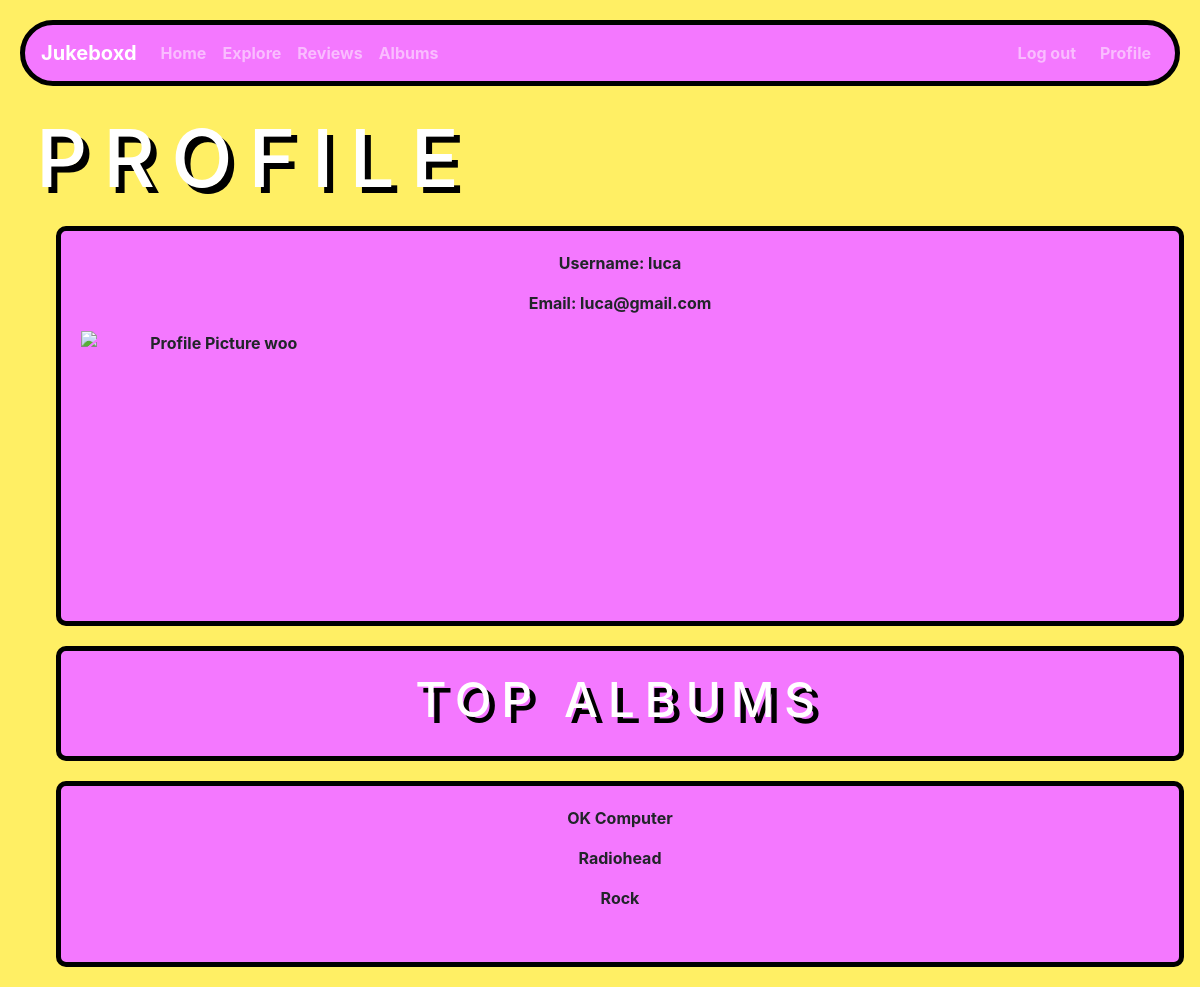
The app's page /profile (signed in) with its own data.
### app/models.py (models this page shows)
class User(UserMixin, db.Model):
    id = db.Column(db.Integer, primary_key=True)
    username = db.Column(db.String(50), index=True)
    password = db.Column(db.String(50), index=True)
    email = db.Column(db.String(50), index=True)
    profile_photo = db.Column(db.String(100), index=True)

class Albums(db.Model):
    id = db.Column(db.Integer, primary_key=True)
    title = db.Column(db.String(50), index=True)
    artist = db.Column(db.String(50), index=True)
    genre = db.Column(db.String(50), index=True)

### app/views.py (the view)
@app.route('/profile')
@login_required
def profile():
    user = models.User.query.filter_by(username=current_user.username).first()
    username = current_user.username
    user_reviews = models.Review.query.filter_by(username=username).all()
    sorted_reviews = sorted(user_reviews, key=attrgetter('rating'), reverse=True)
    top_reviews = [sorted_reviews[:3]]
    num_valid_reviews = len(top_reviews)
    top_albums = []
    for i in range(num_valid_reviews):
        top_albums.append(top_reviews[0][i].album)
    print(top_albums)
    top_albums2 = []
    for i in range(num_valid_reviews):
        top_albums2.append(models.Albums.query.filter_by(title=top_albums[i]).first())
    return render_template("profile.html", title="Profile", user = user, top_albums= top_albums2)

### app/__init__.py (called while the page is built)
@login_manager.user_loader
def load_user(user_id):
    return User.query.get(int(user_id))

### app/templates/profile.html (shortened to what this page needs)
{% extends "base.html" %}
{% block content %}
<h1 class="px-3">Profile</h1>
<div class="px-3">
  <div class="data-panel2">
    <p>Username: {{user.username}}</p>
    <p>Email: {{user.email}}</p>
    <img src="{{user.profile_picture}}" alt="Profile Picture woo" width="200" height="200">
  </div>
  <div class="data-panel2">
    <h3>Top Albums</h3>
  </div>
  {% if top_albums %}
  {% for album in top_albums %}
  <div class="data-panel2">
    <p>{{album.title}}</p>
    <p>{{album.artist}}</p>
    <p>{{album.genre}}</p>
  </div>
  {% endfor %}
  {% else %}
  <p>No albums yet!</p>
  {% endif %}
{% endblock %}

### app/static/style.css (style rules this page uses)
body { background-color: #FFEF64; margin-top: 20px; padding-left: 20px; padding-right: 20px; font-family: 'Inter', sans-serif; font-weight: bold; }
h1 { font-size: 5rem; color: white; text-transform: uppercase; font-family: 'Inter', sans-serif; letter-spacing: 0.2em; text-shadow: 6px 6px 0px #000000; }
h3 { font-size: 3rem; color: white; text-transform: uppercase; font-family: 'Inter', sans-serif; letter-spacing: 0.2em; text-shadow: 6px 6px 0px #000000; }
img { width: 25%; height: auto; }
.data-panel2 { background-color: #F478FF; border: 5px solid black; border-radius: 10px; margin: 20px; position: relative; display: flex; flex-direction: column; align-items: stretch; width: 100%; }
.data-panel2 { padding: 20px; padding-right: 20px; text-align: center; }

### records on screen
User: username "luca", email "luca@gmail.com"
Albums: title "OK Computer", artist "Radiohead", genre "Rock"
